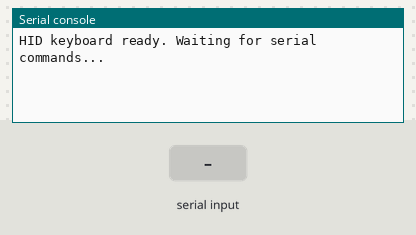
Bench run of a program on a simulated CircuitPython board. Shown: the last lines printed to the serial console. Inputs (shaded band) come from the test bench. Random numbers come from a fixed seed; USB keyboard and mouse output is not drawn.

Above: at 1.2 s.
1.3 s: "releaseall" typed at the serial console, then Enter
At 2.5 s:
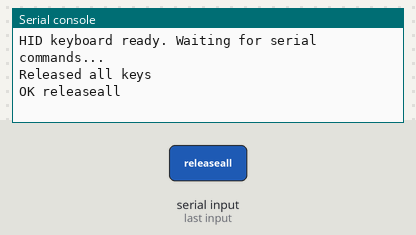
2.8 s: "hold" typed at the serial console, then Enter
At 3.4 s:
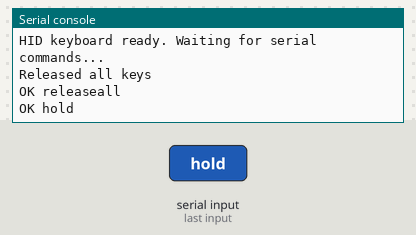
4.3 s: "press" typed at the serial console, then Enter
At 5.5 s:
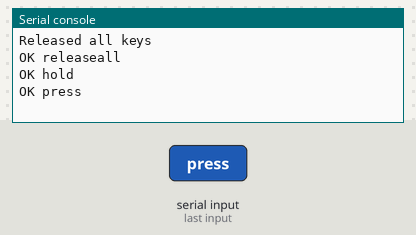
5.8 s: "1" typed at the serial console, then Enter
At 6.9 s:
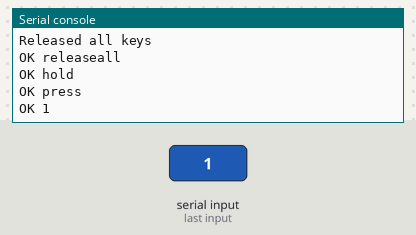
7.3 s: ", " typed at the serial console, then Enter
At 8.0 s:
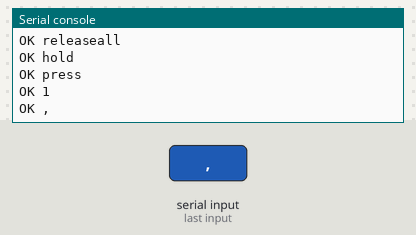
8.8 s: "alt" typed at the serial console, then Enter
At 9.2 s:
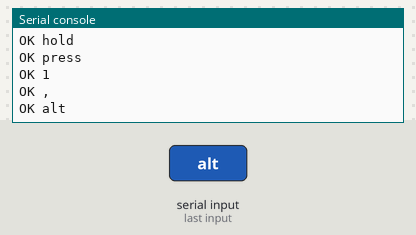

The program:

code.py
```python
"""Pico 2 W USB-serial firmware — reads press<key> commands from USB CDC.

Accepts the same command format as the WiFi version:
  press<key>          e.g. presstab, press6, pressbacktick
  press<mod>+<key>    e.g. pressctrl+c, pressalt+f4

Setup:
  1. Copy this file to the Pico's CIRCUITPY drive as code.py
     (rename or remove the WiFi code.py first).
  2. In config/settings.json set:
       "transport": "serial"
       "serial_port": "COMx"   (check Device Manager -> Ports for the right port)
  3. Baud rate in settings ("serial_baud") is ignored by CircuitPython USB CDC,
     but 115200 is fine as a placeholder.
"""

import sys
import time
import random
import supervisor
import usb_hid
from adafruit_hid.keyboard import Keyboard
from adafruit_hid.keycode import Keycode

# ---------------------------------------------------------------------------
# USB HID keyboard
# ---------------------------------------------------------------------------

kbd = Keyboard(usb_hid.devices)
print("HID keyboard ready. Waiting for serial commands...")

# ---------------------------------------------------------------------------
# Key lookup tables (identical to WiFi code.py)
# ---------------------------------------------------------------------------

KEY_MAP = {
    # Numbers
    "0": Keycode.ZERO,  "1": Keycode.ONE,   "2": Keycode.TWO,
    "3": Keycode.THREE, "4": Keycode.FOUR,  "5": Keycode.FIVE,
    "6": Keycode.SIX,   "7": Keycode.SEVEN, "8": Keycode.EIGHT, "9": Keycode.NINE,
    "10": Keycode.ZERO,
    # Letters
    "a": Keycode.A, "b": Keycode.B, "c": Keycode.C, "d": Keycode.D,
    "e": Keycode.E, "f": Keycode.F, "g": Keycode.G, "h": Keycode.H,
    "i": Keycode.I, "j": Keycode.J, "k": Keycode.K, "l": Keycode.L,
    "m": Keycode.M, "n": Keycode.N, "o": Keycode.O, "p": Keycode.P,
    "q": Keycode.Q, "r": Keycode.R, "s": Keycode.S, "t": Keycode.T,
    "u": Keycode.U, "v": Keycode.V, "w": Keycode.W, "x": Keycode.X,
    "y": Keycode.Y, "z": Keycode.Z,
    # Function keys
    "f1":  Keycode.F1,  "f2":  Keycode.F2,  "f3":  Keycode.F3,  "f4":  Keycode.F4,
    "f5":  Keycode.F5,  "f6":  Keycode.F6,  "f7":  Keycode.F7,  "f8":  Keycode.F8,
    "f9":  Keycode.F9,  "f10": Keycode.F10, "f11": Keycode.F11, "f12": Keycode.F12,
    # Navigation / editing
    "tab":        Keycode.TAB,
    "enter":      Keycode.ENTER,
    "return":     Keycode.ENTER,
    "esc":        Keycode.ESCAPE,
    "escape":     Keycode.ESCAPE,
    "backspace":  Keycode.BACKSPACE,
    "delete":     Keycode.DELETE,
    "del":        Keycode.DELETE,
    "insert":     Keycode.INSERT,
    "home":       Keycode.HOME,
    "end":        Keycode.END,
    "pageup":     Keycode.PAGE_UP,
    "pagedown":   Keycode.PAGE_DOWN,
    "space":      Keycode.SPACEBAR,
    "up":         Keycode.UP_ARROW,
    "down":       Keycode.DOWN_ARROW,
    "left":       Keycode.LEFT_ARROW,
    "right":      Keycode.RIGHT_ARROW,
    "printscreen":Keycode.PRINT_SCREEN,
    "scrolllock": Keycode.SCROLL_LOCK,
    "pause":      Keycode.PAUSE,
    "capslock":   Keycode.CAPS_LOCK,
    "numlock":    Keycode.KEYPAD_NUMLOCK,
    "app":        Keycode.APPLICATION,
    # Symbols
    "backtick":   Keycode.GRAVE_ACCENT,
    "grave":      Keycode.GRAVE_ACCENT,
    "minus":      Keycode.MINUS,
    "equals":     Keycode.EQUALS,
    "lbracket":   Keycode.LEFT_BRACKET,
    "rbracket":   Keycode.RIGHT_BRACKET,
    "backslash":  Keycode.BACKSLASH,
    "semicolon":  Keycode.SEMICOLON,
    "quote":      Keycode.QUOTE,
    "comma":      Keycode.COMMA,
    "period":     Keycode.PERIOD,
    "slash":      Keycode.FORWARD_SLASH,
    # Numpad
    "num0":     Keycode.KEYPAD_ZERO,
    "num1":     Keycode.KEYPAD_ONE,
    "num2":     Keycode.KEYPAD_TWO,
    "num3":     Keycode.KEYPAD_THREE,
    "num4":     Keycode.KEYPAD_FOUR,
    "num5":     Keycode.KEYPAD_FIVE,
    "num6":     Keycode.KEYPAD_SIX,
    "num7":     Keycode.KEYPAD_SEVEN,
    "num8":     Keycode.KEYPAD_EIGHT,
    "num9":     Keycode.KEYPAD_NINE,
    "numenter": Keycode.KEYPAD_ENTER,
    "numslash": Keycode.KEYPAD_FORWARD_SLASH,
    "numstar":  Keycode.KEYPAD_ASTERISK,
    "numminus": Keycode.KEYPAD_MINUS,
    "numplus":  Keycode.KEYPAD_PLUS,
    "numperiod":Keycode.KEYPAD_PERIOD,
}

MOD_MAP = {
    "ctrl":    Keycode.LEFT_CONTROL,
    "control": Keycode.LEFT_CONTROL,
    "shift":   Keycode.LEFT_SHIFT,
    "alt":     Keycode.LEFT_ALT,
    "win":     Keycode.LEFT_GUI,
    "gui":     Keycode.LEFT_GUI,
    "rctrl":   Keycode.RIGHT_CONTROL,
    "rshift":  Keycode.RIGHT_SHIFT,
    "ralt":    Keycode.RIGHT_ALT,
    "rwin":    Keycode.RIGHT_GUI,
}

# ---------------------------------------------------------------------------
# Command handler (identical logic to WiFi code.py)
# ---------------------------------------------------------------------------

last_press1 = 0
press1_cooldown = 0


def handle_press(cmd):
    global last_press1, press1_cooldown

    if cmd == "releaseall":
        kbd.release_all()
        print("Released all keys")
        return

    if cmd.startswith("hold"):
        action = "hold"
        rest = cmd[4:]
    elif cmd.startswith("press"):
        action = "press"
        rest = cmd[5:]
    else:
        return

    if not rest:
        return

    if action == "press" and rest == "1":
        now = time.monotonic()
        if now - last_press1 >= press1_cooldown:
            kbd.send(Keycode.ONE)
            last_press1 = now
            press1_cooldown = random.uniform(0.5, 1.0)
            print(f"Pressed 1 (cd {press1_cooldown:.2f}s)")
        else:
            print("press1 on cooldown")
        return

    parts = rest.split("+")
    modifiers = []
    key = None

    for part in parts:
        if part in MOD_MAP:
            modifiers.append(MOD_MAP[part])
        elif part in KEY_MAP:
            if key is not None:
                print(f"Ambiguous command (two keys?): {rest!r}")
                return
            key = KEY_MAP[part]
        else:
            print(f"Unknown key/mod: {part!r}")
            return

    if key is None:
        print(f"No key specified in: {rest!r}")
        return

    if action == "hold":
        kbd.press(*modifiers, key)
        print(f"Held {'+'.join(parts)}")
    else:
        kbd.send(*modifiers, key)
        print(f"Pressed {'+'.join(parts)}")


# ---------------------------------------------------------------------------
# Main loop — read commands from USB CDC serial
# ---------------------------------------------------------------------------

line_buf = ""
while True:
    n = supervisor.runtime.serial_bytes_available
    if n:
        data = sys.stdin.read(n)
        for char in data:
            if char in ("\n", "\r"):
                cmd = line_buf.strip().lower()
                if cmd:
                    handle_press(cmd)
                    sys.stdout.write(f"OK {cmd}\r\n")
                line_buf = ""
            else:
                line_buf += char
    time.sleep(0.001)
```

Measured:
- after the input at 1.3 s, the serial console: prints a new line at once (image 1)
- after the input at 2.8 s, the serial console: prints a new line at once (image 2)
- after the input at 4.3 s, the serial console: prints a new line at once (image 3)
- after the input at 5.8 s, the serial console: prints a new line at once (image 4)
- after the input at 7.3 s, the serial console: prints a new line at once (image 5)
- after the input at 8.8 s, the serial console: prints a new line at once (image 6)
